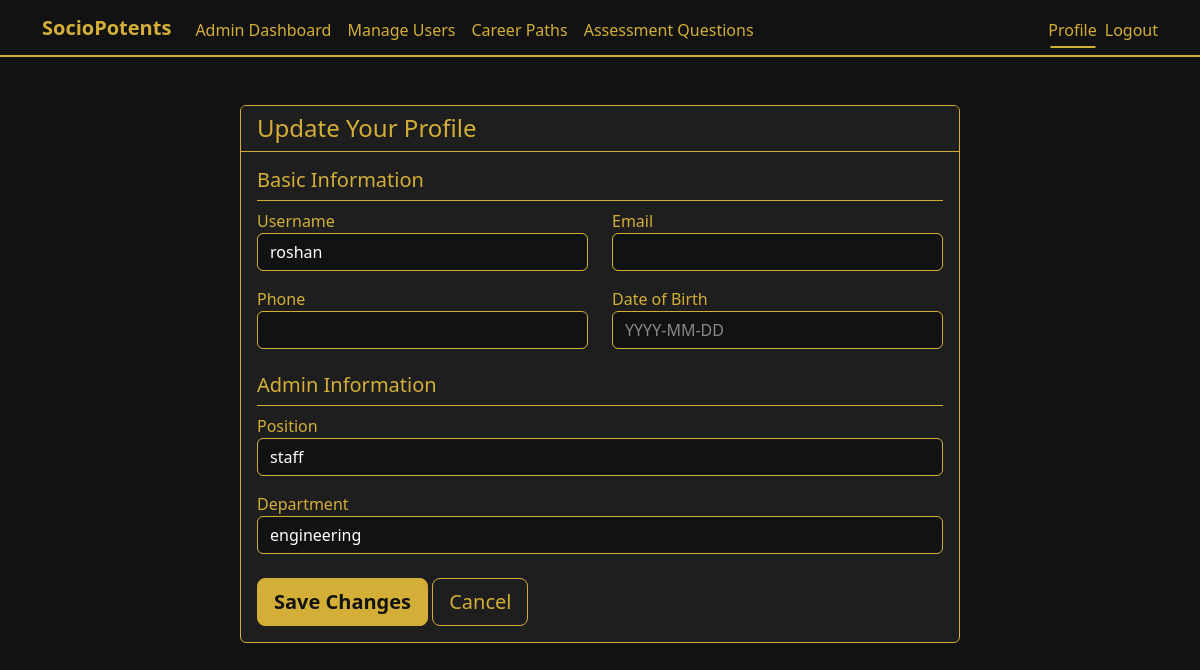
/profile/update/ (signed in), run on the app's committed database.
### career_site/models.py (models this page shows, shortened)
class User(AbstractUser):
    is_student = models.BooleanField(default=False)
    is_admin = models.BooleanField(default=False)
    phone = models.CharField(max_length=15, blank=True)
    date_of_birth = models.DateField(null=True, blank=True)

class AdminProfile(models.Model):
    user = models.OneToOneField(User, on_delete=models.CASCADE, primary_key=True)
    position = models.CharField(max_length=100)
    department = models.CharField(max_length=100)

### career_site/views.py (the view)
# urls.py: path('profile/update/', views.profile_update, name='profile-update'),
@login_required
def profile_update(request):
    if request.user.is_student:
        profile = request.user.studentprofile
        form_class = StudentProfileForm
    elif request.user.is_admin:
        profile = request.user.adminprofile
        form_class = AdminProfileForm
    else:
        return redirect('profile')
    if request.method == 'POST':
        form = form_class(request.POST, instance=profile)
        if form.is_valid():
            form.save()
            messages.success(request, 'Profile updated successfully!')
            return redirect('profile')
    else:
        form = form_class(instance=profile)
    return render(request, 'profile_update.html', {'form': form})

### career_site/forms.py
class AdminProfileForm(forms.ModelForm):
    class Meta:
        model = AdminProfile
        fields = ['position', 'department']

### career_site/templates/profile_update.html (shortened to what this page needs)
{% extends 'base.html' %}
{% block content %}
<div class="container mt-4">
    <div class="row justify-content-center">
        <div class="col-md-8">
            <div class="card" style="background-color: #1E1E1E; border-color: #D4AF37;">
                <div class="card-header" style="border-color: #D4AF37; background-color: #1E1E1E;">
                    <h4 class="mb-0" style="color: #D4AF37;">Update Your Profile</h4>
                </div>
                <div class="card-body">
                    <form method="POST" enctype="multipart/form-data">
                        <div class="mb-4">
                            <h5 class="pb-2" style="color: #D4AF37; border-bottom: 1px solid #D4AF37;">Basic Information</h5>
                            <div class="row">
                                <div class="col-md-6">
                                    <div class="form-group">
                                        <label for="id_username" style="color: #D4AF37;">Username</label>
                                        <input type="text" class="form-control bg-dark text-white" value="{{ user.username }}" disabled>
                                    </div>
                                </div>
                                <div class="col-md-6">
                                    <div class="form-group">
                                        <label for="id_email" style="color: #D4AF37;">Email</label>
                                        <input type="email" class="form-control bg-dark text-white" id="id_email" name="email"
                                               value="{{ user.email }}">
                                    </div>
                                </div>
                            </div>
                            <div class="row mt-3">
                                <div class="col-md-6">
                                    <div class="form-group">
                                        <label for="id_phone" style="color: #D4AF37;">Phone</label>
                                        <input type="text" class="form-control bg-dark text-white" id="id_phone" name="phone"
                                               value="{{ user.phone }}">
                                    </div>
                                </div>
                                <div class="col-md-6">
                                    <div class="form-group">
                                        <label for="id_date_of_birth" style="color: #D4AF37;">Date of Birth</label>
                                        <input type="date" class="form-control bg-dark text-white" id="id_date_of_birth"
                                               name="date_of_birth" value="{{ user.date_of_birth|date:'Y-m-d' }}"
                                               onfocus="(this.type='date')" onblur="if(!this.value) this.type='text'">
                                    </div>
                                </div>
                            </div>
                        </div>
                        <div class="mb-4">
                            {% if user.is_student %}
                                <h5 class="pb-2" style="color: #D4AF37; border-bottom: 1px solid #D4AF37;">Student Information</h5>
                                <div class="form-group">
                                    <label for="id_education_level" style="color: #D4AF37;">Education Level</label>
                                    <input type="text" class="form-control bg-dark text-white" id="id_education_level"
                                           name="education_level" value="{{ user.studentprofile.education_level }}">
                                </div>
                                <div class="form-group mt-3">
                                    <label for="id_interests" style="color: #D4AF37;">Interests</label>
                                    <textarea class="form-control bg-dark text-white" id="id_interests" name="interests"
                                              rows="3">{{ user.studentprofile.interests }}</textarea>
                                </div>
                                <div class="form-group mt-3">
                                    <label for="id_skills" style="color: #D4AF37;">Skills</label>
                                    <textarea class="form-control bg-dark text-white" id="id_skills" name="skills"
                                              rows="3">{{ user.studentprofile.skills }}</textarea>
                                </div>
                                <div class="form-group mt-3">
                                    <label for="id_career_goals" style="color: #D4AF37;">Career Goals</label>
                                    <textarea class="form-control bg-dark text-white" id="id_career_goals" name="career_goals"
                                              rows="3">{{ user.studentprofile.career_goals }}</textarea>
                                </div>
                            {% elif user.is_admin %}
                                <h5 class="pb-2" style="color: #D4AF37; border-bottom: 1px solid #D4AF37;">Admin Information</h5>
                                <div class="form-group">
                                    <label for="id_position" style="color: #D4AF37;">Position</label>
                                    <input type="text" class="form-control bg-dark text-white" id="id_position"
                                           name="position" value="{{ user.adminprofile.position }}">
                                </div>
                                <div class="form-group mt-3">
                                    <label for="id_department" style="color: #D4AF37;">Department</label>
                                    <input type="text" class="form-control bg-dark text-white" id="id_department"
                                           name="department" value="{{ user.adminprofile.department }}">
                                </div>
                            {% endif %}
                        </div>
                        <div class="form-group mt-4">
                            <button type="submit" class="btn btn-primary btn-lg">Save Changes</button>
                            <a href="{% url 'profile' %}" class="btn btn-outline-gold btn-lg ml-2">Cancel</a>
                        </div>
                    </form>
                </div>
            </div>
        </div>
    </div>
</div>
{% endblock %}

### career_site/templates/base.html (style rules this page uses)
:root { --gold: #D4AF37; --dark-gold: #B7950B; --black: #121212; --dark-gray: #1E1E1E; --light-gray: #2E2E2E; }
body { background-color: var(--black); color: white; min-height: 100vh; display: flex; flex-direction: column; }
.card { background-color: var(--dark-gray); border: 1px solid var(--gold); transition: transform 0.3s ease, box-shadow 0.3s ease; color: white; }
.btn-primary { background-color: var(--gold); border-color: var(--gold); color: var(--black); font-weight: bold; transition: all 0.3s ease; }
.form-control { background-color: var(--light-gray); border-color: var(--gold); color: white; transition: border-color 0.3s ease, box-shadow 0.3s ease; }
.form-control::placeholder { color: rgba(255, 255, 255, 0.5); }
a { color: var(--gold); text-decoration: none; transition: color 0.3s ease; }

### career_site/templates/profile_update.html (style rules this page uses)
.form-control, .form-select, textarea { background-color: #121212 !important; color: white !important; border-color: #D4AF37 !important; }
.btn-outline-gold { color: #D4AF37; border-color: #D4AF37; }

### data on the page
User: username "roshan", position "staff", department "engineering"
